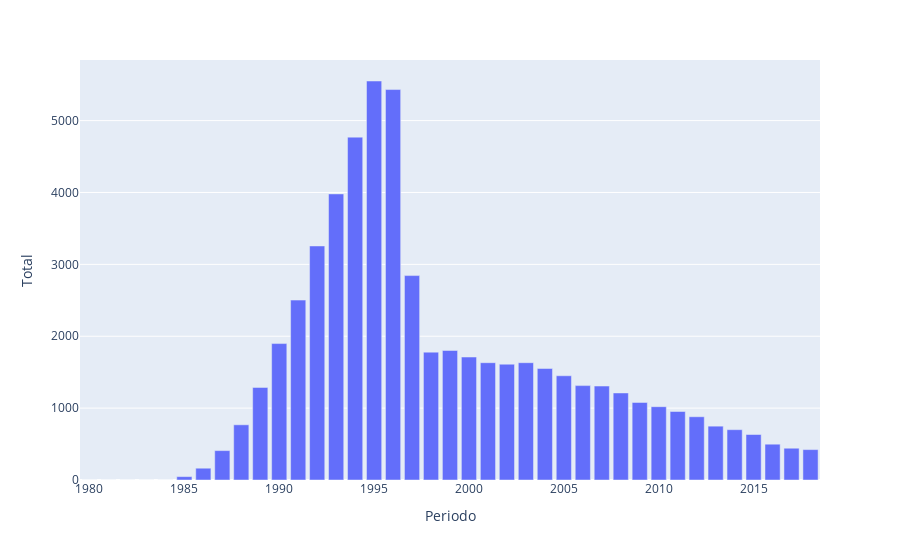

Here is the notebook cell this chart was saved with:
### Code cell
fig = px.bar(dataset, x='Periodo', y='Total')
fig.show()

### Figure 1 — Plotly figure (JSON) as saved in the notebook; plotly's stock layout.template omitted (floating-point values rounded to 4 significant figures)
{"data": [{"alignmentgroup": "True", "hovertemplate": "Periodo=%{x}<br>Total=%{y}<extra></extra>", "legendgroup": "", "marker": {"color": "#636efa", "pattern": {"shape": ""}}, "name": "", "offsetgroup": "", "orientation": "v", "showlegend": false, "textposition": "auto", "type": "bar", "x": [1995, 1996, 1994, 1993, 1992, 1997, 1991, 1990, 1999, 1998, 2000, 2003, 2001, 2002, 2004, 2005, 2006, 2007, 1989, 2008, 2009, 2010, 2011, 2012, 1988, 2013, 2014, 2015, 2016, 2017, 2018, 1987, 1986, 1985, 1982, 1980, 1984, 1981, 1983], "xaxis": "x", "y": [5551, 5432, 4770, 3980, 3256, 2844, 2503, 1898, 1802, 1779, 1711, 1632, 1632, 1611, 1551, 1450, 1313, 1307, 1288, 1211, 1079, 1020, 953, 880, 768, 749, 700, 633, 498, 442, 423, 409, 164, 47, 0, 0, 0, 0, 0], "yaxis": "y"}], "layout": {"barmode": "relative", "legend": {"tracegroupgap": 0}, "margin": {"t": 60}, "xaxis": {"anchor": "y", "domain": [0, 1], "title": {"text": "Periodo"}}, "yaxis": {"anchor": "x", "domain": [0, 1], "title": {"text": "Total"}}}}
